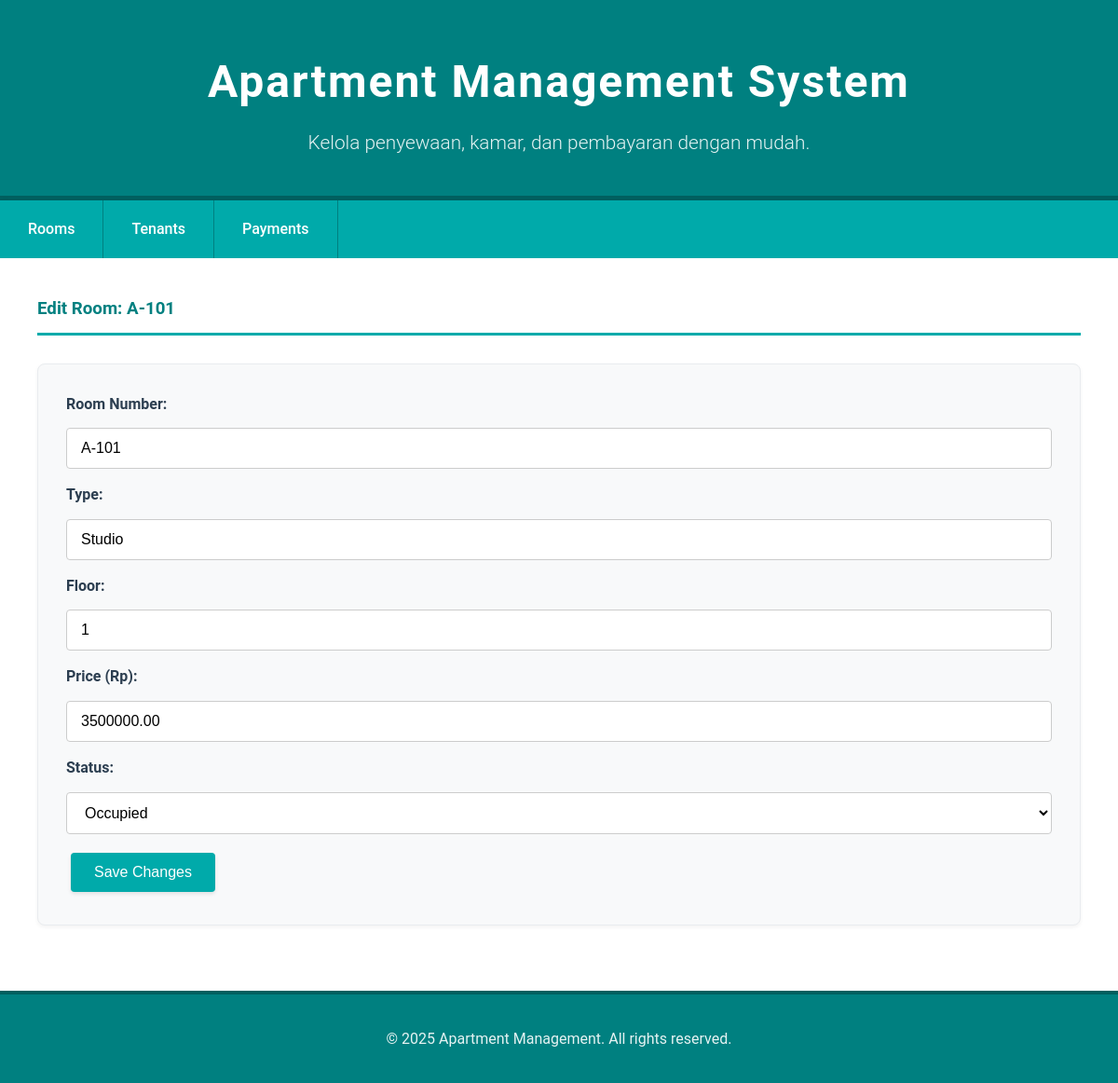
The app's page /?page=edit_room&id=1 with its own data.
### tables this page shows
CREATE TABLE rooms (
    id INT AUTO_INCREMENT PRIMARY KEY,
    available BOOLEAN NOT NULL DEFAULT TRUE,
    room_number VARCHAR(10) NOT NULL UNIQUE,
    floor INT NOT NULL,
    price DECIMAL(10, 2) NOT NULL,
    type VARCHAR(50) NOT NULL
);

### config/db.php (called while the page is built, shortened)
<?php
class Database {
    private $host = "localhost";
    private $username = "root";
    private $password = "";
    private $dbname = "db_apartment";
    public function __construct() {
        try {
            $this->conn = new PDO("mysql:host=$this->host;dbname=$this->dbname", $this->username, $this->password);
        } catch (PDOException $e) {
            echo "Connection failed: " . $e->getMessage();
        }
    }
}
?>

### class/Room.php (called while the page is built, shortened)
<?php
require_once 'config/db.php';
class Room {
    private $db;
    public function __construct() {
        $this->db = (new Database())->conn;
    }
    public function getRoomById($id) {
        $stmt = $this->db->prepare("SELECT * FROM rooms WHERE id = ?");
        $stmt->execute([$id]);
        return $stmt->fetch(PDO::FETCH_ASSOC);
    }
}
?>

### view/edit_room.php (the view, shortened to what this page needs)
<?php
$roomData = $room->getRoomById($_GET['id']);
?>
<h3>Edit Room: <?= $roomData['room_number'] ?></h3>
<form method="POST">
    <label>Room Number:</label>
    <input type="text" name="room_number" value="<?= $roomData['room_number'] ?>" required><br>
    <label>Type:</label>
    <input type="text" name="type" value="<?= $roomData['type'] ?>" required><br>
    <label>Floor:</label>
    <input type="number" name="floor" value="<?= $roomData['floor'] ?>" required><br>
    <label>Price (Rp):</label>
    <input type="number" name="price" value="<?= $roomData['price'] ?>" required><br>
    <label>Status:</label>
    <select name="available">
        <option value="0" <?= $roomData['available'] == 0 ? 'selected' : '' ?>>Occupied</option>
    </select><br>
    <button type="submit" name="update_room">Save Changes</button>
</form>

### style.css (style rules this page uses)
* { margin: 0; padding: 0; box-sizing: border-box; }
body { font-family: 'Roboto', 'Segoe UI', Tahoma, Geneva, Verdana, sans-serif; background-color: #f0f3f5; color: #2c3e50; line-height: 1.6; min-height: 100vh; }
h2, h3 { color: #008080; margin-bottom: 25px; font-weight: 700; border-bottom: 3px solid #00AAAA; padding-bottom: 10px; }
form { background-color: #f8f9fa; padding: 30px; margin: 30px 0; border: 1px solid #e9ecef; border-radius: 8px; box-shadow: 0 2px 4px rgba(0, 0, 0, 0.05); }
input, select, textarea { width: 100%; padding: 12px 15px; margin: 8px 0 15px 0; border: 1px solid #ccc; border-radius: 4px; font-size: 16px; transition: border-color 0.3s ease; background-color: white; }
label { font-weight: 600; color: #2c3e50; margin-bottom: 5px; display: block; }
button, .btn { background-color: #00AAAA; color: white; padding: 12px 25px; border: none; border-radius: 4px; cursor: pointer; font-size: 16px; font-weight: 500; transition: all 0.3s ease; text-decoration: none; display: inline-block; margin: 5px; box-shadow: 0 2px 4px rgba(0, 0, 0, 0.1); }

### records on screen
rooms: room_number "A-101", type "Studio", floor "1", price "3500000.00", available "Occupied"
